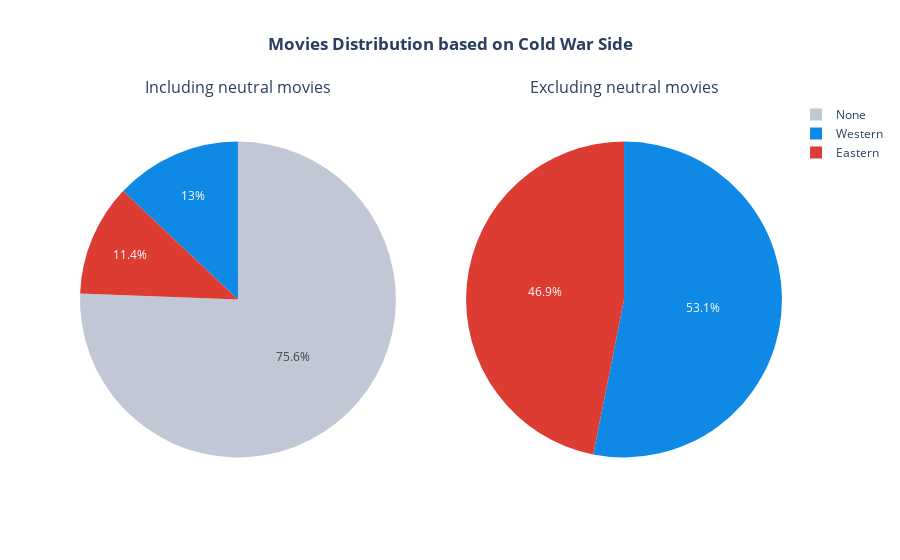

This figure's notebook cell:
### Code cell
fig = make_subplots(rows=1, cols=2, specs=[[{'type': 'pie'}, {'type': 'pie'}]], subplot_titles=("Including neutral movies", "Excluding neutral movies"))

# prepare data for the pie chart
global_movies_side_count = movies['cold_war_side'].value_counts().reset_index()
global_movies_side_count.columns = ['side', 'count']

cw_movies_side_count = movies[movies['cold_war_side'] != 'None']
cw_movies_side_count = cw_movies_side_count['cold_war_side'].value_counts().reset_index()
cw_movies_side_count.columns = ['side', 'count']

# Define colors for the pie chart slices
colors = {'None': NEUTRAL_COLOR, 'Western': WESTERN_COLOR, 'Eastern': EASTERN_COLOR}

fig.add_trace(go.Pie(labels=global_movies_side_count['side'],
                    values=global_movies_side_count['count'],
                    marker=dict(colors=[colors[side] for side in global_movies_side_count['side']]),
                    hovertemplate='<b>%{label}</b><br>Count: %{value}<br><extra></extra>',
                    name='Side'), row=1, col=1)

fig.add_trace(go.Pie(labels=cw_movies_side_count['side'],
                    values=cw_movies_side_count['count'],
                    marker=dict(colors=[colors[side] for side in cw_movies_side_count['side']]),
                    hovertemplate='<b>%{label}</b><br>Count: %{value}<br><extra></extra>',
                    name='Side'), row=1, col=2)

# Adjust the domain of the pie charts to add space between the charts and the titles
fig.update_traces(domain=dict(x=[0, 0.45], y=[0, 0.95]), row=1, col=1)
fig.update_traces(domain=dict(x=[0.55, 1], y=[0, 0.95]), row=1, col=2)

fig.update_layout(title_text="Movies Distribution based on Cold War Side", title_x=0.5, title_font_weight='bold')
fig.show()

### Figure 1 — Plotly figure (JSON) as saved in the notebook; plotly's stock layout.template omitted (floating-point values rounded to 4 significant figures)
{"data": [{"domain": {"x": [0, 0.45], "y": [0, 0.95]}, "hovertemplate": "<b>%{label}</b><br>Count: %{value}<br><extra></extra>", "labels": ["None", "Western", "Eastern"], "marker": {"colors": ["#C2C7D6", "#0F89E6", "#DD3C32"]}, "name": "Side", "type": "pie", "values": [22837, 3914, 3453]}, {"domain": {"x": [0.55, 1], "y": [0, 0.95]}, "hovertemplate": "<b>%{label}</b><br>Count: %{value}<br><extra></extra>", "labels": ["Western", "Eastern"], "marker": {"colors": ["#0F89E6", "#DD3C32"]}, "name": "Side", "type": "pie", "values": [3914, 3453]}], "layout": {"annotations": [{"font": {"size": 16}, "showarrow": false, "text": "Including neutral movies", "x": 0.225, "xanchor": "center", "xref": "paper", "y": 1, "yanchor": "bottom", "yref": "paper"}, {"font": {"size": 16}, "showarrow": false, "text": "Excluding neutral movies", "x": 0.775, "xanchor": "center", "xref": "paper", "y": 1, "yanchor": "bottom", "yref": "paper"}], "title": {"font": {"weight": "bold"}, "text": "Movies Distribution based on Cold War Side", "x": 0.5}}}
